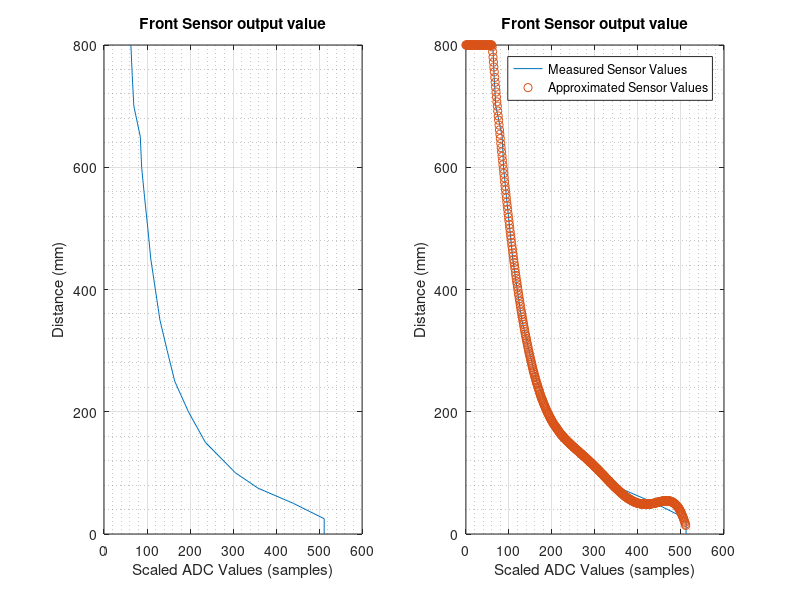

MATLAB code for this plot: (Note: this script raises an error after producing the figure.)
% CREATE A FINE POLYNOME 
clc; clear all; hold off; close all;

table_size = 512;
lut_factor = 4096 / table_size;
sensorOutput = [2.75 2.55 2 1.55 1.25 1.05 0.9 0.8 0.725 0.65 0.6 0.55 0.5 0.495 0.49];        % Just an initial characteristic curve of the infrared sensor
ADCchange = 4096 / max(2.75);
adcOutput_front = [4095 4095 3525 2865 2445 1885 1570 1315 1175 1040 955 870 815,...
    755 700 675 555 525 500]./lut_factor;                         % MEASURED ADC Values of your measured distances

relatedDistance_mm_front = [0 2.5 5 7.5 10 15 20 25 30 35 40 45 50 55 60 65 70 75 80] * 10; % HERE you could store your measured distance values


[p_front,s_front] = polyfit(adcOutput_front, relatedDistance_mm_front, 6);          % Fits a polynom of order-n to your input values 
x_front = linspace(0,floor(max(adcOutput_front)),table_size);                       % Just create ADC Values in order to plot the results of the polynome

f_front = floor(polyval(p_front,x_front));                                          % Calculates your results, taking into account the measured values and the already stored polynome

% f_front(f_front>512) = 512;                                                       % Just uses ADC lower or equal to 4096
%f_front(x_front<floor(min(adcOutput_front))) = max(relatedDistance_mm_front);     % THERE ARE NO NEGATIVE ADC results
f_front(f_front>max(relatedDistance_mm_front)) = max(relatedDistance_mm_front);

figure(1)
subplot(1,2,1)
plot(adcOutput_front,relatedDistance_mm_front);                 
hold on;
%plot(x_front,f_front,'o')

title('Front Sensor output value');
xlabel('Scaled ADC Values (samples)');
ylabel('Distance (mm)');
grid on; grid minor;

subplot(1,2,2)
plot(adcOutput_front,relatedDistance_mm_front);                 
hold on;
plot(x_front,f_front,'o')

legend('Measured Sensor Values','Approximated Sensor Values');

title('Front Sensor output value');
xlabel('Scaled ADC Values (samples)');
ylabel('Distance (mm)');
grid on; grid minor;
X_front = table(x_front',f_front');

fprintf('unsigned short ir_front[%i] = {', table_size);
for idx = 1:table_size
    fprintf(num2str(f_front(idx)));
    if idx < table_size
        fprintf(',');
    end
end
fprintf('};\n');